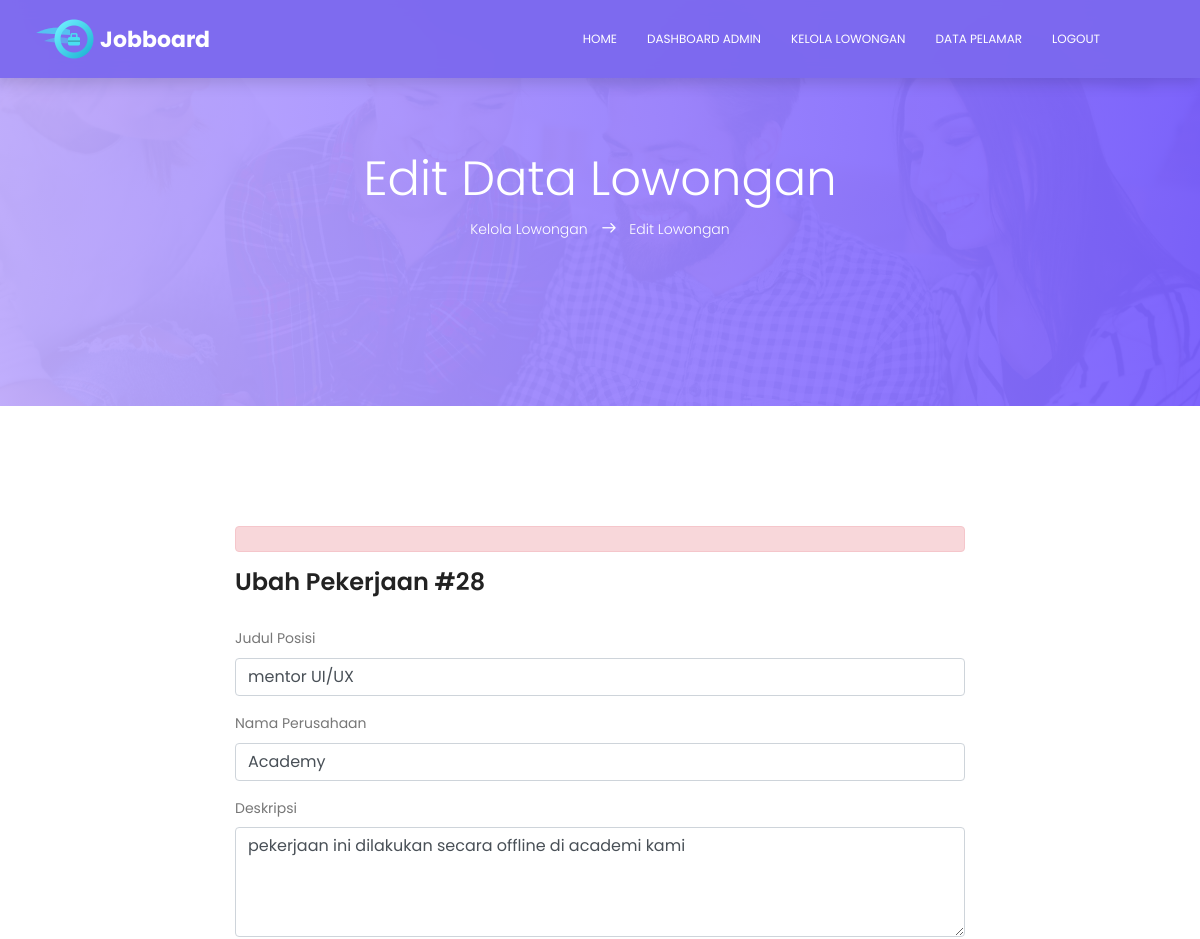
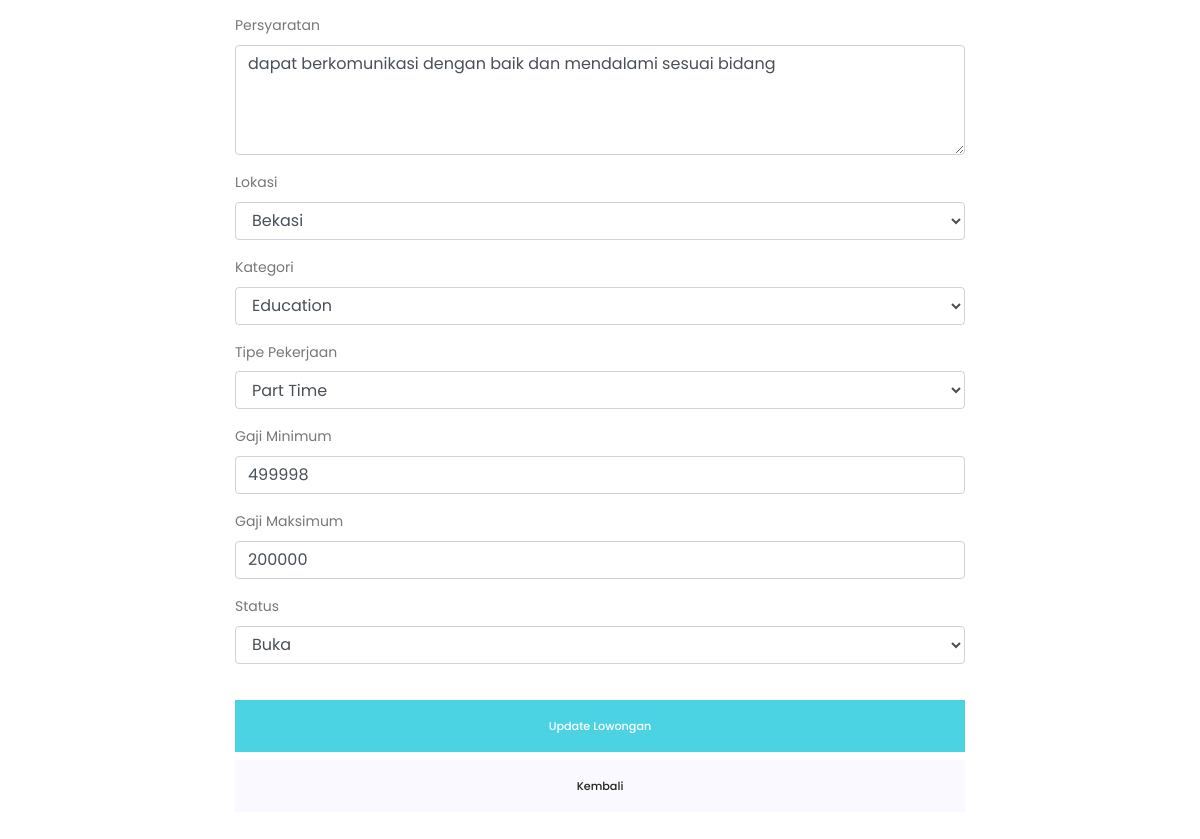
The page /edit_job.php?id=28 (signed in) on the database its author committed (2 pictures, top to bottom).
### tables this page shows
CREATE TABLE `jobs` (
  `id` int(11) NOT NULL,
  `judul_posisi` varchar(150) NOT NULL,
  `nama_perusahaan` varchar(150) NOT NULL,
  `deskripsi` text NOT NULL,
  `persyaratan` text DEFAULT NULL,
  `lokasi` varchar(100) NOT NULL,
  `kategori` varchar(100) NOT NULL,
  `category_id` int(11) DEFAULT NULL,
  `tipe` varchar(50) NOT NULL,
  `gaji_min` bigint(20) DEFAULT 0,
  `gaji_max` bigint(20) DEFAULT 0,
  `status` enum('Buka','Tutup') DEFAULT 'Buka',
  `created_at` timestamp NOT NULL DEFAULT current_timestamp()
);

CREATE TABLE `categories` (
  `id` int(11) NOT NULL,
  `category_name` varchar(100) NOT NULL
);

### edit_job.php (the view, shortened to what this page needs)
<?php
include 'koneksi.php';
$id = (int) $_GET['id'];
$query = mysqli_prepare($conn, "SELECT * FROM jobs WHERE id = ?");
mysqli_stmt_bind_param($query, "i", $id);
mysqli_stmt_execute($query);
$result = mysqli_stmt_get_result($query);
$job = mysqli_fetch_assoc($result);
$categories = [];
$queryCategories = mysqli_query(
    $conn,
    "SELECT id, category_name FROM categories ORDER BY category_name ASC"
);
while ($row = mysqli_fetch_assoc($queryCategories)) {
    $categories[] = $row;
}
$lokasi_list = [
    'jakarta-pusat', 'jakarta-utara', 'jakarta-barat',
    'jakarta-selatan', 'jakarta-timur', 'bogor',
    'depok', 'bekasi', 'tangerang', 'tangerang-selatan',
    'kabupaten-bogor', 'kabupaten-bekasi',
    'kabupaten-tangerang'
];
$error = "";
?>
<!DOCTYPE html>
<html lang="id" class="no-js">
<head>
    <link rel="stylesheet" href="css/linearicons.css">
    <link rel="stylesheet" href="css/font-awesome.min.css">
    <link rel="stylesheet" href="css/bootstrap.css">
    <link rel="stylesheet" href="css/main.css">
</head>
<body>
    <header id="header">
        <div class="container">
            <div class="row align-items-center justify-content-between d-flex">
                <div id="logo">
                    <a href="index.php"><img src="img/logo.png" alt="JobBoard" title="" /></a>
                </div>
                <nav id="nav-menu-container">
                    <ul class="nav-menu">
                        <li><a href="index.php">Home</a></li>
                        <li><a href="dashboard_admin.php">Dashboard Admin</a></li>
                        <li class="menu-active"><a href="kelola_lowongan.php">Kelola Lowongan</a></li>
                        <li><a href="data_pelamar.php">Data Pelamar</a></li>
                        <li><a href="#" data-toggle="modal" data-target="#modalLogout">Logout</a></li>
                    </ul>
                </nav>
            </div>
        </div>
    </header>
    <section class="banner-area relative">
        <div class="overlay overlay-bg"></div>
        <div class="container">
            <div class="row d-flex align-items-center justify-content-center">
                <div class="about-content col-lg-12">
                    <h1 class="text-white">Edit Data Lowongan</h1>
                    <p class="text-white link-nav"><a href="kelola_lowongan.php">Kelola Lowongan </a> <span class="lnr lnr-arrow-right"></span> <a href="#"> Edit Lowongan</a></p>
                </div>
            </div>
        </div>
    </section>
    <section class="post-area section-gap">
        <div class="container">
            <div class="row justify-content-center">
                <div class="col-lg-8">
                    <?php if (isset($error)): ?>
                        <div class="alert alert-danger"><?= htmlspecialchars($error); ?></div>
                    <?php endif; ?>
                    <form action="" method="POST" class="form-wrap">
                        <h3 class="mb-30">Ubah Pekerjaan #<?= (int) $job['id']; ?></h3>
                        <div class="form-group">
                            <label><strong>Judul Posisi</strong></label>
                            <input type="text" name="judul_posisi" class="form-control" value="<?= htmlspecialchars($job['judul_posisi']); ?>" required>
                        </div>
                        <div class="form-group">
                            <label><strong>Nama Perusahaan</strong></label>
                            <input type="text" name="nama_perusahaan" class="form-control" value="<?= htmlspecialchars($job['nama_perusahaan']); ?>" required>
                        </div>
                        <div class="form-group">
                            <label><strong>Deskripsi</strong></label>
                            <textarea name="deskripsi" class="form-control" rows="4" required><?= htmlspecialchars($job['deskripsi']); ?></textarea>
                        </div>
                        <div class="form-group">
                            <label><strong>Persyaratan</strong></label>
                            <textarea name="persyaratan" class="form-control" rows="4"><?= htmlspecialchars($job['persyaratan'] ?? ''); ?></textarea>
                        </div>
                        <div class="form-group">
                            <label><strong>Lokasi</strong></label>
                            <select name="lokasi" class="form-control" required>
                                <?php foreach ($lokasi_list as $l): ?>
                                    <option value="<?= htmlspecialchars($l) ?>" <?= $job['lokasi'] == $l ? 'selected' : '' ?>>
                                        <?= htmlspecialchars(ucwords(str_replace('-', ' ', $l))) ?>
                                    </option>
                                <?php endforeach; ?>
                            </select>
                        </div>
                        <div class="form-group">
                            <label><strong>Kategori</strong></label>
                            <select name="category_id" class="form-control" required>
                                <?php foreach ($categories as $category): ?>
                                    <option
                                        value="<?= (int) $category['id'] ?>"
                                        <?= (int) $job['category_id'] === (int) $category['id'] ? 'selected' : '' ?>
                                    >
                                        <?= htmlspecialchars($category['category_name']) ?>
                                    </option>
                                <?php endforeach; ?>
                            </select>
                        </div>
                        <div class="form-group">
                            <label><strong>Tipe Pekerjaan</strong></label>
                            <select name="tipe" class="form-control" required>
                                <option value="part-time" <?= $job['tipe'] == 'part-time' ? 'selected' : ''; ?>>Part Time</option>
                            </select>
                        </div>
                        <div class="form-group">
                            <label><strong>Gaji Minimum</strong></label>
                            <input type="number" name="gaji_min" class="form-control" value="<?= htmlspecialchars($job['gaji_min']); ?>" min="0">
                        </div>
                        <div class="form-group">
                            <label><strong>Gaji Maksimum</strong></label>
                            <input type="number" name="gaji_max" class="form-control" value="<?= htmlspecialchars($job['gaji_max']); ?>" min="0">
                        </div>
                        <div class="form-group">
                            <label><strong>Status</strong></label>
                            <select name="status" class="form-control">
                                <option value="Buka" <?= $job['status'] == 'Buka' ? 'selected' : ''; ?>>Buka</option>
                            </select>
                        </div>
                        <button type="submit" name="update" class="genric-btn success e-large btn-block mt-20">Update Lowongan</button>
                        <a href="kelola_lowongan.php" class="genric-btn default e-large btn-block mt-10">Kembali</a>
                    </form>
                </div>
            </div>
        </div>
    </section>
</body>
</html>

### css/main.css (style rules this page uses)
body { color: #777777; font-family: "Poppins", sans-serif; font-size: 14px; font-weight: 300; line-height: 1.625em; position: relative; }
ol, ul { margin: 0; padding: 0; list-style: none; }
select { display: block; }
a { -webkit-transition: all 0.3s ease 0s; -moz-transition: all 0.3s ease 0s; -o-transition: all 0.3s ease 0s; transition: all 0.3s ease 0s; }
a, a:focus, a:hover { text-decoration: none; outline: 0; }
h1, h2, h3, h4, h5, h6 { font-family: "Poppins", sans-serif; color: #222222; line-height: 1.2em !important; margin-bottom: 0; margin-top: 0; font-weight: 600; }
h1, .h1 { font-size: 36px; }
h3, .h3 { font-size: 24px; }
.mt-10 { margin-top: 10px; }
.mt-20 { margin-top: 20px; }
.mb-30 { margin-bottom: 30px; }
.text-white { color: #fff; }
.relative { position: relative; }
.overlay { position: absolute; left: 0; right: 0; top: 0; bottom: 0; }
h1 { font-size: 36px; }
h3 { font-size: 24px; }
h1, h2, h3, h4, h5, h6 { line-height: 1.5em; }
.genric-btn { display: inline-block; outline: none; line-height: 40px; padding: 0 30px; font-size: .8em; text-align: center; text-decoration: none; font-weight: 500; cursor: pointer; -webkit-transition: all 0.3s ease 0s; -moz-transition: all 0.3s ease 0s; -o-transition: all 0.3s ease 0s; transition: all 0.3s ease 0s; }
.genric-btn.e-large { padding: 0 40px; line-height: 50px; }
.genric-btn.default { color: #222222; background: #f9f9ff; border: 1px solid transparent; }
.genric-btn.success { color: #fff; background: #4cd3e3; border: 1px solid transparent; }
#header { padding: 14px 0; position: fixed; left: 0; top: 0; right: 0; transition: all 0.5s; z-index: 997; }
#header #logo img { padding: 0; margin: 0; }
.nav-menu, .nav-menu * { margin: 0; padding: 0; list-style: none; }
.nav-menu li { position: relative; white-space: nowrap; }
.nav-menu > li { float: left; }
#nav-menu-container { margin: 0; }
@media (min-width: 1024px) { #nav-menu-container { padding-right: 60px; } }
.nav-menu a { padding: 6px 10px; text-decoration: none; display: inline-block; color: #fff; font-weight: 400; font-size: 12px; text-transform: uppercase; outline: none; }
.nav-menu > li { margin-left: 10px; }
.section-gap { padding: 120px 0; }
.p1-gradient-bg, .banner-area .overlay-bg, .sidebar .single-slidebar .cat-list li:hover, .callto-action-area, .single-price:hover .price-bottom, .single-service:hover, .submit-right, .submit-left, .contact-btns, .form-area .primary-btn { background-image: -moz-linear-gradient(0deg, #bfacff 0%, #795fff 100%); background-image: -webkit-linear-gradient(0deg, #bfacff 0%, #795fff 100%); background-image: -ms-linear-gradient(0deg, #bfacff 0%, #795fff 100%); }
.banner-area { background: url(../img/header-bg.jpg) center; background-size: cover; }
.banner-area .overlay-bg { opacity: .95; }
.link-nav { margin-top: 10px; }
.about-content { padding: 150px 0px; text-align: center; }
.about-content h1 { font-size: 48px; font-weight: 300; }
.about-content a { color: #fff; font-weight: 300; font-size: 14px; }
.about-content .lnr { margin: 0px 10px; font-weight: 600; }

### edit_job.php (style rules this page uses)
#header { position: fixed !important; top: 0; left: 0; width: 100%; z-index: 9999 !important; background-color: rgba(124, 105, 239, 0.95) !important; backdrop-filter: blur(8px); padding: 15px 0 !important; box-shadow: 0 4px 15px rgba(0, 0, 0, 0.15) !important; }

### rows shown on the page
jobs: id "28", judul_posisi "mentor UI/UX", nama_perusahaan "Academy", deskripsi "pekerjaan ini dilakukan secara offline di academi kami", persyaratan "dapat berkomunikasi dengan baik dan mendalami sesuai bidang", lokasi "Bekasi", category_id "Education", tipe "Part Time", gaji_min "499998", gaji_max "200000", status "Buka"
